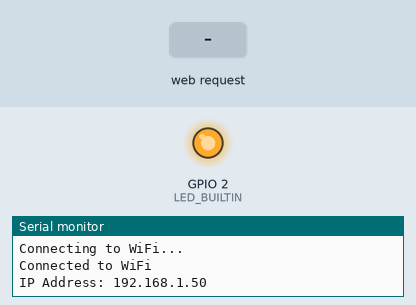
Bench run of a sketch on a simulated ESP8266 (NodeMCU). Shown: output pins drawn as LEDs (lit = HIGH, except the on-board LED, lit = LOW), the last lines printed to the serial monitor. The test bench sets the inputs (shaded band). WiFi joins after 1.5 s; servers stay silent unless stated.

Above: at 3.2 s.
3.3 s: HTTP request GET /ledon received
At 4.5 s:
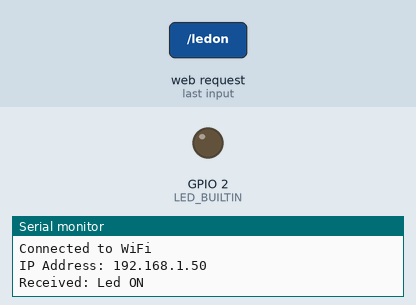
4.8 s: HTTP request GET /ledoff received
At 5.9 s:
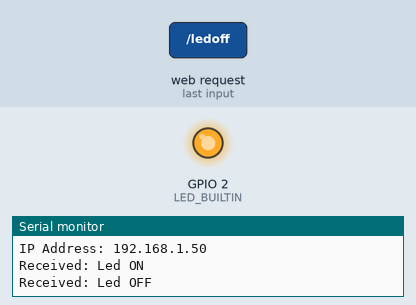
Timing chart, 0 to 7.8 s (numbered marks = the images above; inputs shaded):
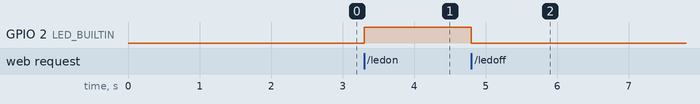

Measured:
- after the input at 3.3 s, GPIO 2 (LED_BUILTIN): LOW → HIGH at once
- after the input at 4.8 s, GPIO 2 (LED_BUILTIN): HIGH → LOW at once

The sketch:

ESP_SimpleWebServer.ino
```cpp
/*************************************************************************************************************************
*********************************    Author  : Ehab Magdy Abdullah                      **********************************
*********************************    Linkedin: https://www.linkedin.com/in/ehabmagdyy/  **********************************
*********************************    Youtube : https://www.youtube.com/@EhabMagdyy      **********************************
**************************************************************************************************************************/

#if defined(ESP32)
#include <WiFi.h>
#else if defined(ESP8266)
#include <ESP8266WiFi.h>
#endif

// WiFi Credentials
#define SSID                "SSID"
#define PASSWORD            "PASSWORD"

#define LED_BUILTIN         2

WiFiServer server(80);      // Create a web server on port 80

void setup()
{
  Serial.begin(115200);
  pinMode(LED_BUILTIN, OUTPUT);

  // Connect to Wi-Fi
  WiFi.begin(SSID, PASSWORD);
  while (WiFi.status() != WL_CONNECTED) {
    delay(1000);
    Serial.println("Connecting to WiFi...");
  }

  Serial.println("Connected to WiFi");
  Serial.print("IP Address: ");
  Serial.println(WiFi.localIP());

  server.begin(); // Start the web server
}

void loop()
{
  WiFiClient client = server.available(); // Check for client connections

  if (client) {
    // Read the first line of the HTTP request
    String request = client.readStringUntil('\r');
    client.flush();

    // Handle the request to control the LED
    if (request.indexOf("GET /ledon") >= 0) {
      digitalWrite(LED_BUILTIN, HIGH);
      Serial.println("Received: Led ON");
    } else if (request.indexOf("GET /ledoff") >= 0) {
      digitalWrite(LED_BUILTIN, LOW);
      Serial.println("Received: Led OFF");
    }

    // Determine LED status
    String ledStatus = (digitalRead(LED_BUILTIN) == HIGH) ? "ON" : "OFF";

    // HTML response
    String html = "";
    html += "<!DOCTYPE html>";
    html += "<html><head>";
    html += "<meta name=\"viewport\" content=\"width=device-width, initial-scale=1\">";
    html += "<style>";
    html += "body { font-family: Arial, sans-serif; text-align: center; margin-top: 50px; background-color: white; }";
    html += ".button { display: inline-block; padding: 10px 20px; font-size: 20px; margin: 10px; color: white; border: none; cursor: pointer; }";
    html += ".on { background-color: green; } .off { background-color: red; }";
    html += "</style></head><body>";
    html += "<h1>ESP LED Control</h1>";
    html += "<p>LED Status: <strong>" + ledStatus + "</strong></p>";
    html += "<a href=\"/ledon\"><button class=\"button on\">LED ON</button></a>";
    html += "<a href=\"/ledoff\"><button class=\"button off\">LED OFF</button></a>";
    html += "</body></html>";

    // Send the HTTP response header
    client.printf("HTTP/1.1 200 OK\r\n"
                  "Content-Type: text/html\r\n"
                  "Content-Length: %u\r\n"
                  "Connection: close\r\n\r\n", html.length());

    // Send the HTML content
    client.print(html);

    delay(1);
    client.stop();
  }


  // Auto-reconnect if Wi-Fi disconnects
  if (WiFi.status() != WL_CONNECTED) {
    Serial.println("WiFi Disconnected! Reconnecting...");
    WiFi.disconnect();
    WiFi.reconnect();
  }
}
```
